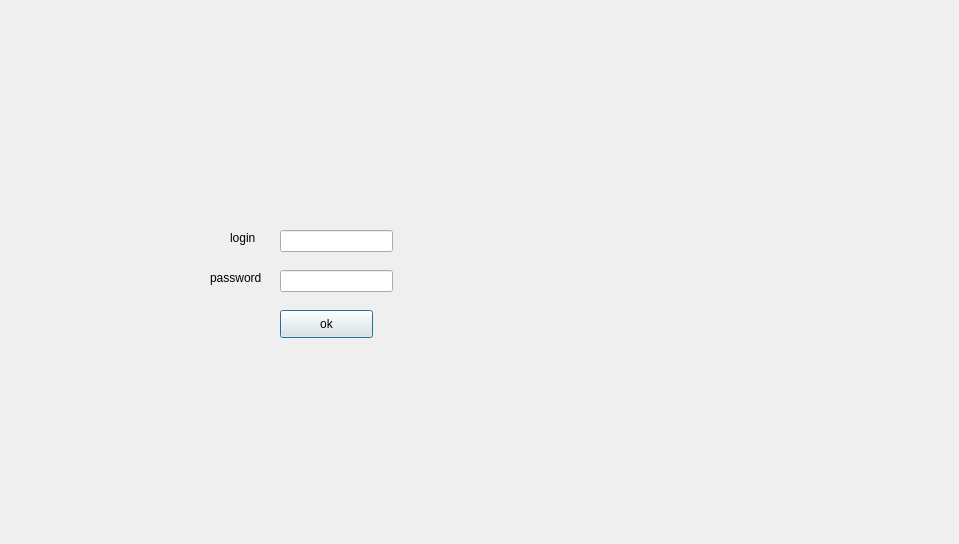
<?xml version="1.0" encoding="UTF-8"?>
<ui version="4.0">
 <class>Dialog</class>
 <widget class="QDialog" name="Dialog">
  <property name="geometry">
   <rect>
    <x>0</x>
    <y>0</y>
    <width>959</width>
    <height>544</height>
   </rect>
  </property>
  <property name="windowTitle">
   <string>Dialog</string>
  </property>
  <widget class="QLabel" name="label">
   <property name="geometry">
    <rect>
     <x>230</x>
     <y>230</y>
     <width>56</width>
     <height>16</height>
    </rect>
   </property>
   <property name="text">
    <string>login</string>
   </property>
  </widget>
  <widget class="QLabel" name="label_2">
   <property name="geometry">
    <rect>
     <x>210</x>
     <y>270</y>
     <width>56</width>
     <height>16</height>
    </rect>
   </property>
   <property name="text">
    <string>password</string>
   </property>
  </widget>
  <widget class="QLineEdit" name="lineEdit">
   <property name="geometry">
    <rect>
     <x>280</x>
     <y>230</y>
     <width>113</width>
     <height>22</height>
    </rect>
   </property>
  </widget>
  <widget class="QLineEdit" name="lineEdit_2">
   <property name="geometry">
    <rect>
     <x>280</x>
     <y>270</y>
     <width>113</width>
     <height>22</height>
    </rect>
   </property>
  </widget>
  <widget class="QPushButton" name="pushButton">
   <property name="geometry">
    <rect>
     <x>280</x>
     <y>310</y>
     <width>93</width>
     <height>28</height>
    </rect>
   </property>
   <property name="text">
    <string>ok</string>
   </property>
  </widget>
 </widget>
 <resources/>
 <connections/>
</ui>
